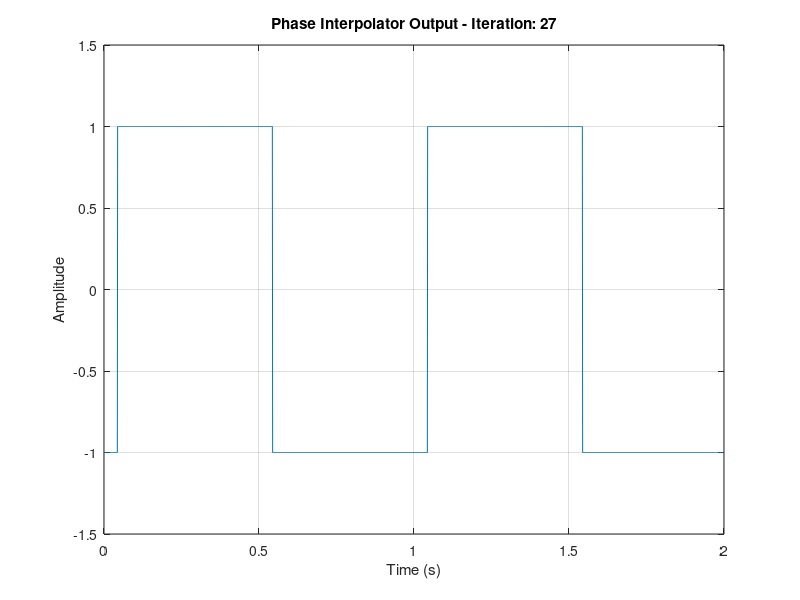

Recreate this plot in MATLAB.
clear;
clc;
% Parameters
f = 1; % Frequency of the square wave (Hz)
t = 0:0.001:2; % Time vector from 0 to 2 seconds with 1 ms steps
Early = [1 1 1 1 1 0 0 0 0 0 0 0 0 0 1 1 1 1 1 1 1 1 0 0 0 0 0];
Late =  [0 0 0 0 0 1 1 1 1 1 1 1 1 0 0 0 0 0 0 0 0 0 0 0 0 0 0];
num_symbols = length(Early);
counter = 0;
A = zeros(1, num_symbols);
B = zeros(1, num_symbols);

% Phase interpolator controller 
for i = 1:num_symbols
    if Early(i) == 1
        if counter >= 127
            counter = 0;
        else
            counter = counter + 1;
        end
    elseif Late(i) == 1
        if counter <= 0
            counter = 127;
        else
            counter = counter - 1;
        end
    else 
        counter = counter;
    end
    
    % Phase interpolator 128 steps resolution 
    if (0 <= counter) && (counter <= 8)
        A(i) = 3 * counter;
        B(i) = 64 - 2 * counter;
    elseif (9 <= counter) && (counter <= 16)
        A(i) = 16 + counter;
        B(i) = 64 - 2 * counter;
    elseif (17 <= counter) && (counter <= 24)
        A(i) = 2 * counter;
        B(i) = 48 - counter;
    elseif (25 <= counter) && (counter <= 32)
        A(i) = 2 * counter;
        B(i) = 96 - 3 * counter;
    elseif (33 <= counter) && (counter <= 40)
        A(i) = 128 - 2 * counter;
        B(i) = 96 - 3 * counter;
    elseif (41 <= counter) && (counter <= 48)
        A(i) = 128 - 2 * counter;
        B(i) = 16 - counter;
    elseif (49 <= counter) && (counter <= 56)
        A(i) = 80 - counter;
        B(i) = 64 - 2 * counter;
    elseif (57 <= counter) && (counter <= 64)
        A(i) = 192 - 3 * counter;
        B(i) = 64 - 2 * counter;
    elseif (65 <= counter) && (counter <= 72)
        A(i) = 192 - 3 * counter;
        B(i) = 2 * counter - 192;
    elseif (73 <= counter) && (counter <= 80)
        A(i) = 48 - counter;
        B(i) = 2 * counter - 192;
    elseif (81 <= counter) && (counter <= 88)
        A(i) = 128 - 2 * counter;
        B(i) = counter - 112;
    elseif (89 <= counter) && (counter <= 96)
        A(i) = 128 - 2 * counter;
        B(i) = 3 * counter - 288;
    elseif (97 <= counter) && (counter <= 104)
        A(i) = 2 * counter - 256;
        B(i) = 3 * counter - 288;
    elseif (105 <= counter) && (counter <= 112)
        A(i) = 2 * counter - 256;
        B(i) = counter - 80;
    elseif (113 <= counter) && (counter <= 120)
        A(i) = counter - 144;
        B(i) = 2 * counter - 192;
    elseif (121 <= counter) && (counter <= 128)
        A(i) = 3 * counter - 384;
        B(i) = 2 * counter - 192;
    else 
        A(i) = 0;
        B(i) = 0;
    end

    % Generate the square wave with phase shift
    square_wave = square(2 * pi * f * t - atan2(A(i), B(i)));

    % Plot the square wave for the current iteration
    plot(t, square_wave);
    ylim([-1.5 1.5]); % Adjust y-axis limits for better visualization
    xlabel('Time (s)');
    ylabel('Amplitude');
    title(['Phase Interpolator Output - Iteration: ', num2str(i)]);
    grid on;
    pause(1); % Pause for 1 second to observe the effect
end